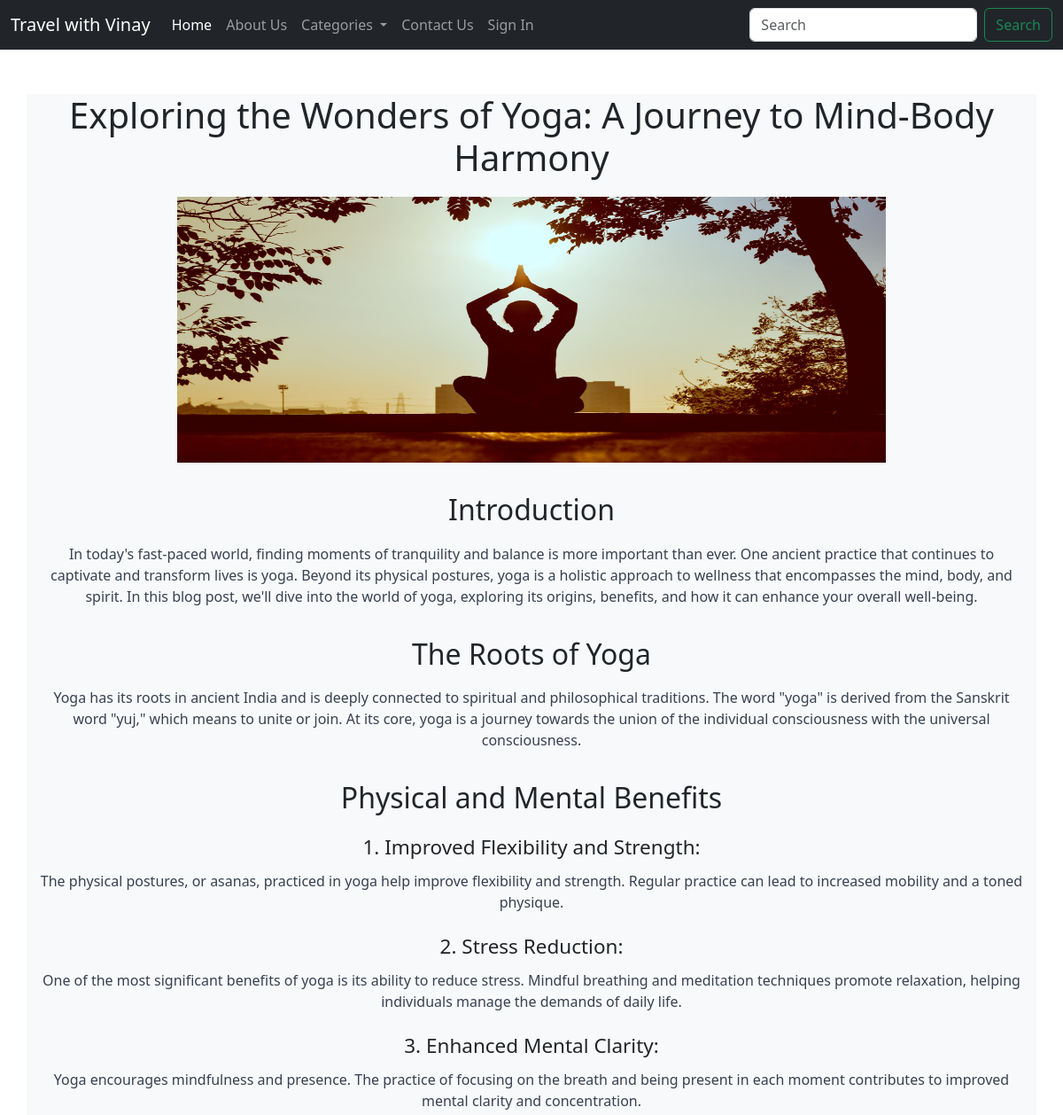
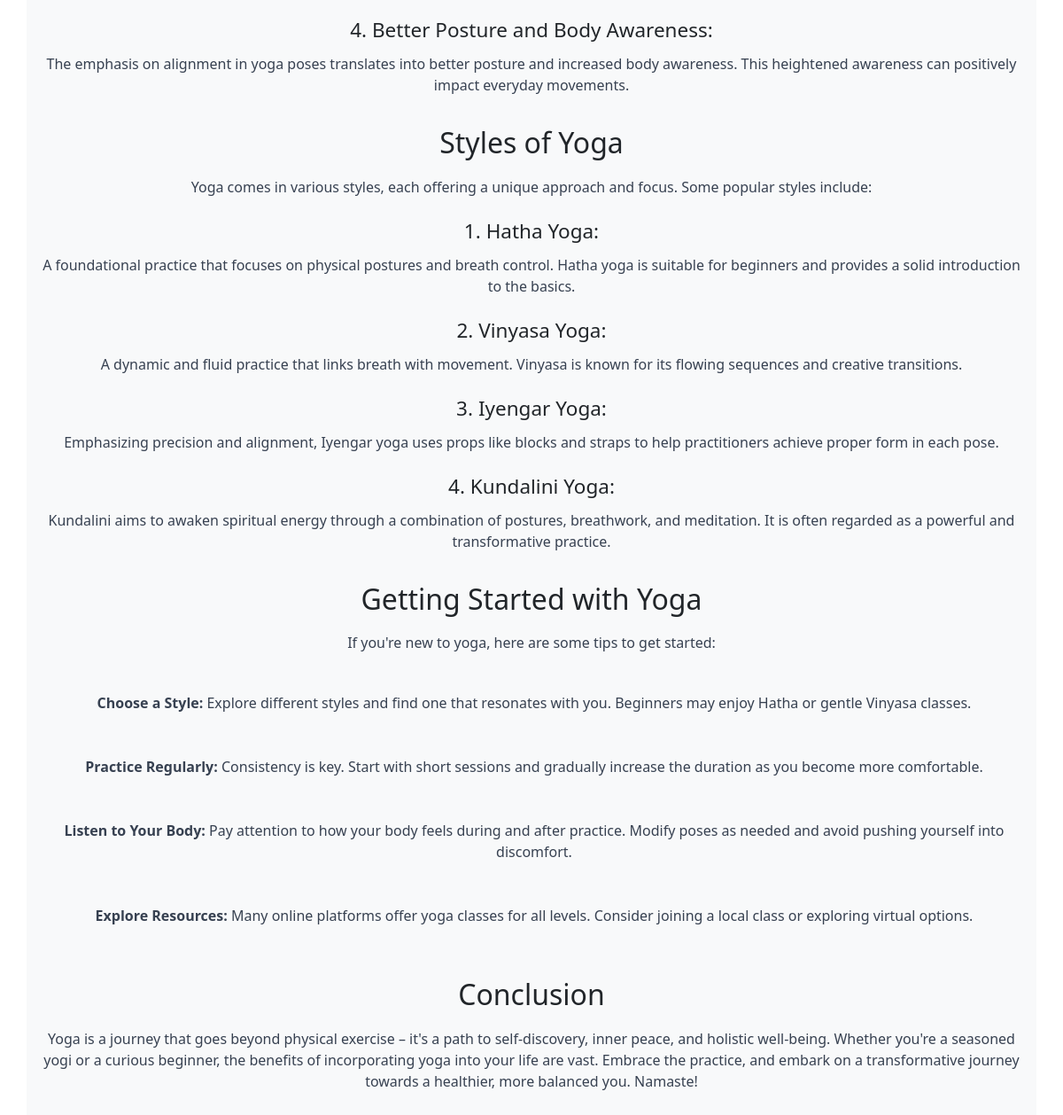
The app's page /post/1/ with its own data (2 pictures, top to bottom).
### core/models.py (models this page shows)
class BlogPosts(models.Model):
    id = models.AutoField(primary_key=True)
    author = models.ForeignKey(User, on_delete=models.CASCADE, default=None)
    title = models.CharField(max_length=250)
    description =HTMLField()
    category = models.CharField(max_length=250)
    image =  models.ImageField(upload_to='posts')
    created_at = models.DateTimeField(auto_now_add=True)

### core/views.py (the view)
# urls.py: path("post/<id>/",views.post),
def post(request,id):
    posts = BlogPosts.objects.get(id=id)
    return render(request,'post.html',{'posts':posts})

### templates/post.html (shortened to what this page needs)
{% extends "base.html" %}
{% block body %}
<div class="container blog-container bg-style">
    <div class="blog-title">
      <h1>{{ posts.title }}</h1>
    </div>
    <div class="blog-image">
      <img src="{{posts.image.url}}"  alt="Blog Image" width="800" height="300">
    </div>
    <div class="blog-description">
      <p>{{ posts.description |safe}}</p>
    </div>
  </div>
{% endblock body %}

### templates/base.html (shortened to what this page needs)
<!doctype html>
{% load static %}
<html lang="en">
  <head>
    <link href="https://cdn.jsdelivr.net/npm/bootstrap@5.3.2/dist/css/bootstrap.min.css" rel="stylesheet">
    <link rel="stylesheet" href="{% static 'css/style.css' %}">
    <link rel="stylesheet" href="{% static 'css/about.css' %}">
    <link rel="stylesheet" type="text/css" href="//maxcdn.bootstrapcdn.com/font-awesome/4.1.0/css/font-awesome.min.css">
  </head>
  <body>
    <nav class="navbar navbar-expand-lg navbar-dark bg-dark">
        <div class="container-fluid">
          <a class="navbar-brand" href="/">Travel with {% if user.username %}{{user.username}}{% else %}Vinay{% endif %}
          </a>
          <div class="collapse navbar-collapse" id="navbarSupportedContent">
            <ul class="navbar-nav me-auto mb-2 mb-lg-0">
              <li class="nav-item" >
                <a class="nav-link active" aria-current="page" href="/">Home</a>
              </li>
              <li class="nav-item">
                <a class="nav-link" href="/about/">About Us</a>
              </li>
              <li class="nav-item dropdown">
                <a class="nav-link dropdown-toggle" href="#" role="button" data-bs-toggle="dropdown" aria-expanded="false">
                  Categories
                </a>
                <li class="nav-item">
                  <a class="nav-link"  href="/contact/">Contact Us</a>
                </li>
                  {% if user.username %}
                  <li class="nav-item">
                    <a class="nav-link" href="/addblog/">Add Blog</a>
                  </li>
                  <li class="nav-item">
                    <a class="nav-link" href="/admin/">Admin</a>
                  </li>
                  <li class="nav-item">
                    <a class="nav-link" href="/logout/">Logout</a>
                  </li>
                  <li class="nav-item">
                    <a class="nav-link" href="/setting/">Account</a>
                  </li>
                  {% else %}
                  <li class="nav-item">
                    <a class="nav-link" data-toggle="modal" data-target="#signupSigninModal" href="#signupSigninModal">Sign In</a>
                  </li>
                  {% endif %}
            </ul>
            <form class="d-flex" role="search">
              <input class="form-control me-2" type="search" placeholder="Search" aria-label="Search">
              <button class="btn btn-outline-success" type="submit">Search</button>
            </form>
          </div>
        </div>
      </nav>
    {% block body %}{% endblock body %}
  </body>
</html>

### static/css/style.css (style rules this page uses)
.bg-style { background-color: #f8f9fa; }
.blog-container { text-align: center; margin-top: 50px; }
.blog-title { font-size: 28px; font-weight: bold; margin-bottom: 20px; }
.blog-image { max-width: 100%; height: auto; margin-bottom: 20px; }
.blog-description { font-size: 18px; }

### records on screen
BlogPosts: title "Exploring the Wonders of Yoga: A Journey to Mind-Body Harmony", image (picture), description "Introduction In today's fast-paced world, finding moments of tranquility and balance is more important than ever. One ancient practice that continues to captivate and transform lives is yoga. Beyond its physical postures, yoga is a holistic approach to wellness that encompasses the mind, body, and spirit. In this blog post, we'll dive into the world of yoga, exploring its origins, benefits, and how it can enhance your overall well-being. The Roots of Yoga Yoga has its roots in ancient India and is deeply connected to spiritual and philosophical traditions. The word \"yoga\" is derived from the Sanskrit word \"yuj,\" which means to unite or join. At its core, yoga is a journey towards the union…"
